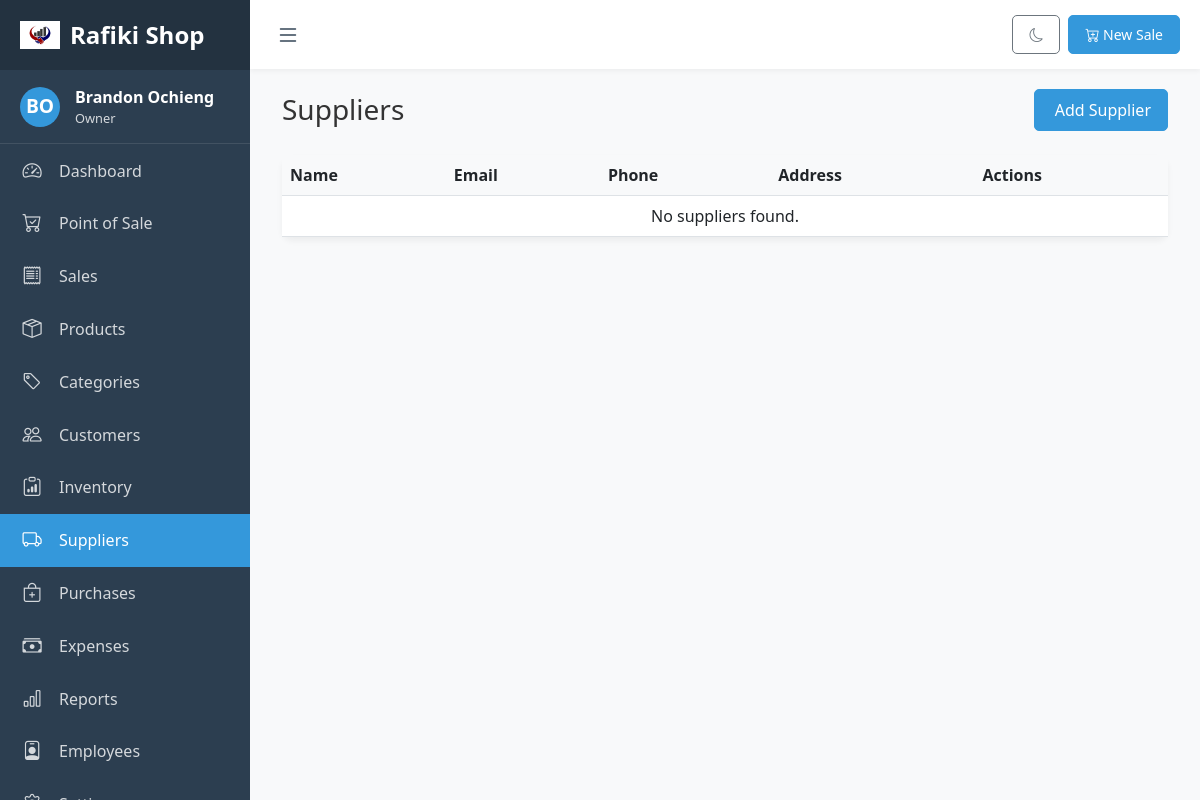
/pos/suppliers/ (signed in), run on an earlier commit of the app's database.
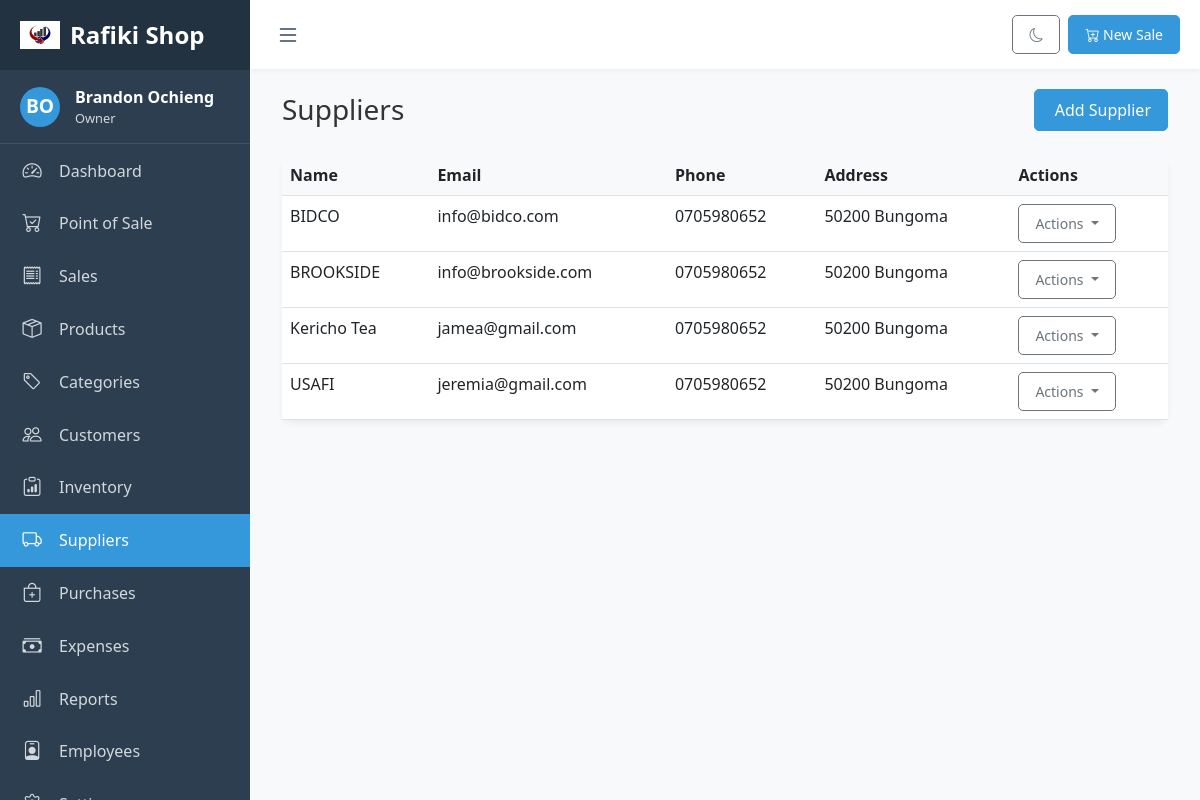
And on a later commit of the database.
### pos_app/models.py (models this page shows, shortened)
class Supplier(models.Model):
    name = models.CharField(max_length=255)
    contact_person = models.CharField(max_length=100, blank=True, null=True)
    email = models.EmailField(blank=True, null=True)
    phone = models.CharField(max_length=20, blank=True, null=True)
    address = models.TextField(blank=True, null=True)
    business = models.ForeignKey(Business, on_delete=models.CASCADE, related_name='suppliers')
    created_at = models.DateTimeField(auto_now_add=True)
    updated_at = models.DateTimeField(auto_now=True)

### pos_app/views.py (the view)
# urls.py: path('suppliers/', views.supplier_list, name='supplier_list'),
@login_required
def supplier_list(request):
    business = get_business_for_user(request.user)
    if not business:
        return redirect('pos:business_setup')
    role = get_user_role(request.user, business)
    if role not in ['owner', 'admin', 'manager', 'inventory']:
        messages.error(request, 'You do not have permission to view suppliers')
        return redirect('pos:dashboard')
    suppliers = Supplier.objects.filter(business=business).order_by('name')
    context = {
        'business': business,
        'role': role,
        'suppliers': suppliers,
    }
    return render(request, 'pos_app/suppliers.html', context)

### pos_app/context_processors.py (called while the page is built)
def business_settings(request):
    if request.user.is_authenticated:
        try:
            business = Business.objects.filter(owner=request.user).first()
            if not business:
                from .models import Employee
                employee = Employee.objects.filter(user=request.user, is_active=True).first()
                if employee:
                    business = employee.business
            if business:
                return {
                    'business_settings': business.settings,
                }
        except:
            pass
    return {}

### pos_app/views.py (called while the page is built)
def get_business_for_user(user):
    try:
        return Business.objects.filter(owner=user).first()
    except:
        try:
            employee = Employee.objects.filter(user=user, is_active=True).first()
            if employee:
                return employee.business
        except:
            pass
    return None

def get_user_role(user, business):
    if business and business.owner == user:
        return 'owner'
    try:
        employee = Employee.objects.get(user=user, business=business, is_active=True)
        return employee.role
    except Employee.DoesNotExist:
        return None

### pos_app/templates/pos_app/suppliers.html (shortened to what this page needs)
{% extends 'pos_app/base.html' %}
{% block content %}
<div class="container-fluid">
    <div class="d-flex justify-content-between align-items-center mb-4">
        <h1 class="h3 mb-0 text-gray-800">Suppliers</h1>
        <div>
            {% if role == 'owner' or role == 'admin' or role == 'manager' %}
            <a href="{% url 'pos:supplier_create' %}" class="btn btn-primary">
                 Add Supplier
            </a>
            {% endif %}
        </div>
    </div>
    <div class="card">
        <div class="card-body p-0">
            <div class="table-responsive">
                <table class="table table-hover mb-0">
                    <thead>
                        <tr>
                            <th>Name</th>
                            <th>Email</th>
                            <th>Phone</th>
                            <th>Address</th>
                            <th>Actions</th>
                        </tr>
                    </thead>
                    <tbody>
                        {% for supplier in suppliers %}
                            <tr>
                                <td>{{ supplier.name }}</td>
                                <td>{{ supplier.email|default:"-" }}</td>
                                <td>{{ supplier.phone|default:"-" }}</td>
                                <td>{{ supplier.address|default:"-" }}</td>
                                <td>
                                    <div class="dropdown">
                                        <button class="btn btn-sm btn-outline-secondary dropdown-toggle" type="button" data-bs-toggle="dropdown">
                                            Actions
                                        </button>
                                    </div>
                                </td>
                            </tr>
                        {% empty %}
                            <tr>
                                <td colspan="5" class="text-center">No suppliers found.</td>
                            </tr>
                        {% endfor %}
                    </tbody>
                </table>
            </div>
        </div>
    </div>
</div>
{% endblock %}

What changed in the data, as far as the page shows it:
added Supplier: name "BIDCO", email "info@bidco.com", phone "0705980652", address "50200 Bungoma"
added Supplier: name "BROOKSIDE", email "info@brookside.com", phone "0705980652", address "50200 Bungoma"
added Supplier: name "Kericho Tea", email "jamea@gmail.com", phone "0705980652", address "50200 Bungoma"
added Supplier: name "USAFI", email "jeremia@gmail.com", phone "0705980652", address "50200 Bungoma"
Also different on the page:
text no longer shown: "No suppliers found."
